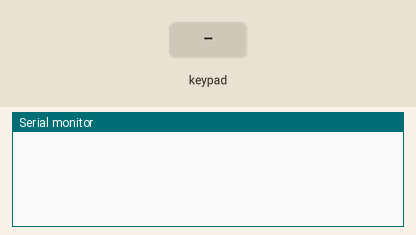
This program was run on a simulated ESP32. Shown: the last lines printed to the serial monitor. The inputs (shaded band) are chosen by the test bench.

Above: at 1.2 s.
1.3 s: key '1' pressed
At 2.3 s:
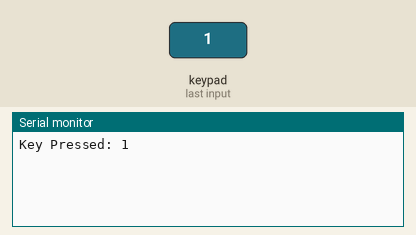
2.8 s: keypad keys 3 2 3 3 2 5 2 6 # pressed 0.4 s apart
At 6.9 s:
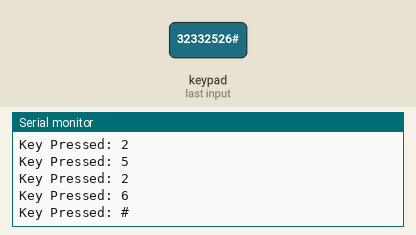
7.9 s: key 'A' pressed
At 8.5 s:
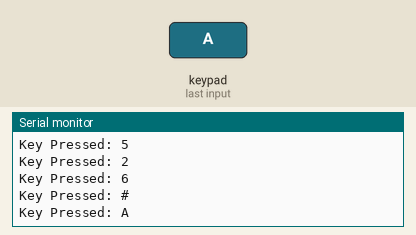
9.4 s: keypad keys 3 2 3 3 2 5 2 6 * pressed 0.4 s apart
At 13.4 s:
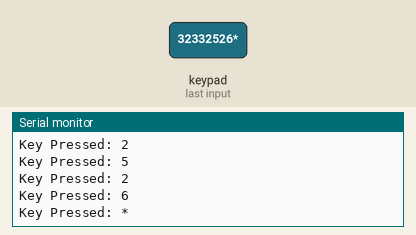
14.5 s: key 'B' pressed
At 15.7 s:
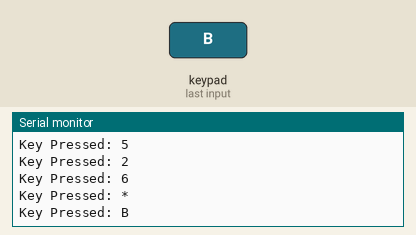
16.0 s: keypad keys 3 2 3 3 2 5 2 6 D pressed 0.4 s apart
At 19.6 s:
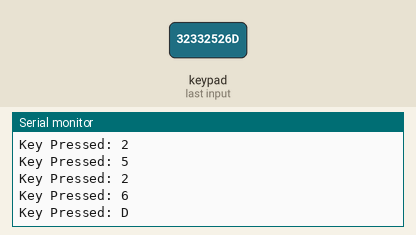
Timing chart, 0 to 21.1 s (numbered marks = the images above; inputs shaded):
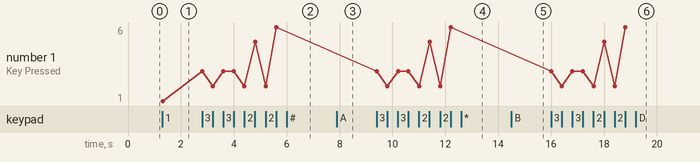

Measured:
- after the input at 1.3 s, the serial monitor: prints a new line at once (image 1)
- after the input at 2.8 s, the serial monitor: prints a new line at once (image 2)
- after the input at 7.9 s, the serial monitor: prints a new line at once (image 3)
- after the input at 9.4 s, the serial monitor: prints a new line at once (image 4)
- after the input at 14.5 s, the serial monitor: prints a new line at once (image 5)
- after the input at 16.0 s, the serial monitor: prints a new line at once (image 6)
- plotted number 1: 1 → 6 after the input at 2.8 s

The program:

main.cpp
```cpp
/* ============================================================
 * PROJECT:     Keypad Input with Serial Output
 * BOARD:       ESP32 DevKit (esp32dev)
 * AUTHOR:      Yunus Hassen
 * DATE:        2026-07-19
 *
 * DESCRIPTION:
 *  Use the ESP32 to read input from a 4x4 keypad and
 *  output the pressed key to the Serial Monitor.
 *
 * WIRING (GPIO -> Component):
 *  - Keypad rows: 32, 33, 25, 26
 *  - Keypad columns: 27, 14, 12, 13
 *
 * LIBRARIES:
 *  Keypad.h: driver for interfacing with matrix keypads
 *
 * NOTES:
 *  had to add the Keypad library to the project using
 *  PlatformIO's library manager. Add 'chris--a/Keypad'
 *  to the lib_deps section of platformio.ini.
 *
 * BUILD & RUN:
 *   pio run
 *   wokwi-cli .
 * ============================================================ */
#include <Arduino.h>
#include <Keypad.h>

#define ROWS 4
#define COLS 4
char keys[ROWS][COLS] = {
  {'1','2','3','A'},
  {'4','5','6','B'},
  {'7','8','9','C'},
  {'*','0','#','D'}
};

uint8_t rowPins[ROWS] = {32, 33, 25, 26}; // Connect to the row pinouts of the keypad
uint8_t colPins[COLS] = {27, 14, 12, 13}; // Connect to the column pinouts of the keypad

Keypad keypad = Keypad(makeKeymap(keys), rowPins, colPins, ROWS, COLS);
/*
  Keypad object initialization parameters:
    -keys: 2Darr of physical keypad layout
    -rowPins/colpins: GPIOs connected to the rows and columns of the keypad
    -ROWS/COLS: number of rows and columns in the keypad
*/

void setup() {
  Serial.begin(9600);
}

void loop() {
  char key = keypad.getKey();
  if (key) { // Check if a key is pressed
    Serial.print("Key Pressed: ");
    Serial.println(key);
  }
}
```
